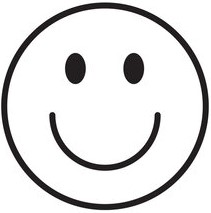
#> input picture test2.jpg, 211 x 213 px
$ python main.py
#> lines starting #> are read from the running program, lines starting #| are printed output that depends on the picture
#> further down, image is the input picture: shape (213, 211, 3); mean B, G, R 224.8, 224.7, 225.1
### image_processing.py
import cv2
import numpy as np

def convert_image_in_grayscale(image):
    return 255 - cv2.cvtColor(image, cv2.COLOR_BGR2GRAY)
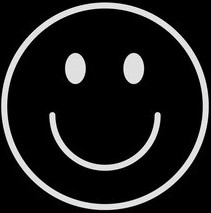
#> returned value: shape (213, 211); min 0, max 255, mean 30.2


def resize_image(image, pixels_per_line):

#> called with pixels_per_line = 200
    return cv2.resize(image, (pixels_per_line, pixels_per_line))
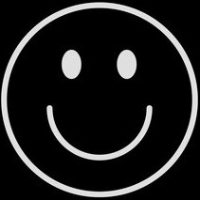
#> returned value: shape (200, 200); min 0, max 248, mean 30.1

# [8 lines that do not run on import are left out]

### string_manager.py
import numpy as np
import math
import matplotlib.pyplot as plt
from mpl_toolkits.mplot3d import axes3d


def bresenheim(x1, y1, x2, y2):
    dx = x2 - x1
    dy = y2 - y1

    sign_x = 1 if dx > 0 else -1
    sign_y = 1 if dy > 0 else -1

    dx, dy = abs(dx), abs(dy)

    xx, xy, yy, yx = sign_x, 0, sign_y, 0
    if dx < dy:
        dx, dy = dy, dx
        xx, xy, yy, yx = 0, sign_y, 0, sign_x

    error = 2 * dy - dx
    y = 0
    L = []
    for x in range(dx + 1):
        L.append((x1 + xx * x + yx * y, y1 + xy * x + yy * y))

        if error >= 0:
            y += 1
            error -= 2 * dx
        error += 2 * dy
    return L


# [22 lines left out: functions circle_approx_error, compute_approx, not called in this run]

  #TODO : for a given number of nail find a loss function to minimize to find the best numbe of pixels to take

def generate_combination_matrix(number_of_nails, pixels_by_length):
    radius = pixels_by_length // 2
    nails = np.array([(radius + math.floor(radius * math.cos(2 * k * np.pi / number_of_nails)), math.floor(
        radius + radius * math.sin(2 * k * np.pi / number_of_nails))) for k in range(number_of_nails)]) #TODO : round is an issue because it may go out of boundaries
    A = np.zeros((number_of_nails * (number_of_nails - 1) // 2, ( 2 + pixels_by_length) * ( 2 + pixels_by_length)))
    for index, (nail1, nail2) in enumerate(generate_combinations(nails)):
        A[index] = generate_vector_for_combination(nail1[0], nail1[1], nail2[0], nail2[1], pixels_by_length)
    return A

def generate_combinations(nails_coordinates):
    for nail1 in range(len(nails_coordinates) - 1):
        for nail2 in range(nail1 + 1, len(nails_coordinates)):
            yield (nails_coordinates[nail1], nails_coordinates[nail2])

def generate_vector_for_combination(x1, y1, x2, y2, pixels_by_length):
    ans = np.zeros((pixels_by_length + 2, pixels_by_length + 2), dtype = bool)
    for pixel in bresenheim(x1, y1, x2, y2) :
        ans[pixel[0] + 1, pixel[1] + 1] = True
    return ans.flatten()


# [6 lines that do not run on import are left out]

    # [9 lines of commented-out code are left out]

### main.py
from image_processing import *
from string_manager import *
from sklearn.linear_model import LinearRegression

if __name__ == "__main__":
    number_of_nails = 50
    pixels_by_length = 100
    image = cv2.imread('./test2.jpg')
    pixels_by_length = 200
    img_final = resize_image(convert_image_in_grayscale(image), pixels_by_length)
    img_final_with_border = np.zeros((pixels_by_length + 2, pixels_by_length + 2))
    img_final_with_border[1:-1, 1:-1] = img_final
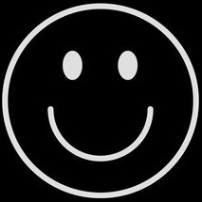
#> img_final_with_border: shape (202, 202) float64; min 0, max 248, mean 29.5
    img_final_border_flatten = img_final_with_border.ravel()/255
    A = generate_combination_matrix(number_of_nails, pixels_by_length)
    reg = LinearRegression().fit(A.T, img_final_border_flatten)
    result = np.dot(A.T, reg.coef_).reshape((pixels_by_length + 2, pixels_by_length + 2))
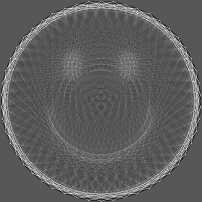
#> result: shape (202, 202) float64; min -0.757, max 1.45, mean 0.0618; drawn with min black and max white
    result = np.round((result - np.min(result))/(np.max(result) - np.min(result)) * 255)
    plt.imshow(255 - result, cmap='gray', vmin=0, vmax=255)
    plt.show()
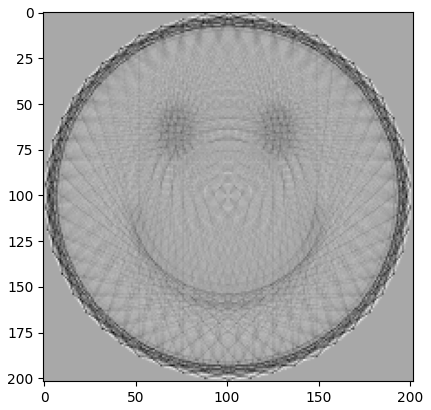
#> figure drawn by matplotlib, 1 panel
